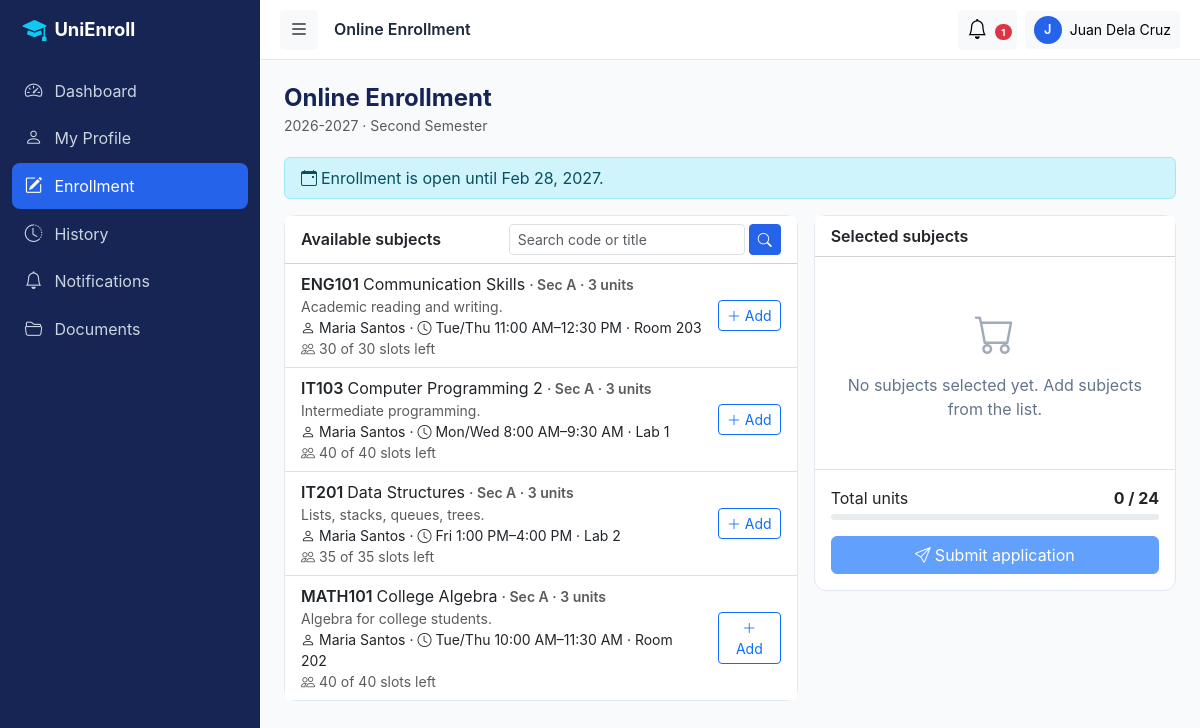
The page /student/enrollment.php (signed in) on the database its author committed.
### tables this page shows
CREATE TABLE semesters (
  id                INT UNSIGNED AUTO_INCREMENT PRIMARY KEY,
  academic_year_id  INT UNSIGNED NOT NULL,
  semester_no       TINYINT UNSIGNED NOT NULL,         
  name              VARCHAR(50) NOT NULL,
  start_date        DATE NOT NULL,
  end_date          DATE NOT NULL,
  enrollment_start  DATE NULL,
  enrollment_end    DATE NULL,
  max_units         TINYINT UNSIGNED NOT NULL DEFAULT 24,
  is_active         TINYINT(1) NOT NULL DEFAULT 0,
  created_at        TIMESTAMP NOT NULL DEFAULT CURRENT_TIMESTAMP,
  updated_at        TIMESTAMP NOT NULL DEFAULT CURRENT_TIMESTAMP ON UPDATE CURRENT_TIMESTAMP,
  UNIQUE KEY uq_semesters_ay_no (academic_year_id, semester_no),
  KEY idx_semesters_active (is_active),
  CONSTRAINT fk_semesters_ay FOREIGN KEY (academic_year_id)
    REFERENCES academic_years(id) ON UPDATE CASCADE ON DELETE CASCADE
);

CREATE TABLE academic_years (
  id         INT UNSIGNED AUTO_INCREMENT PRIMARY KEY,
  name       VARCHAR(20) NOT NULL,                     
  start_date DATE NOT NULL,
  end_date   DATE NOT NULL,
  is_active  TINYINT(1) NOT NULL DEFAULT 0,
  created_at TIMESTAMP NOT NULL DEFAULT CURRENT_TIMESTAMP,
  updated_at TIMESTAMP NOT NULL DEFAULT CURRENT_TIMESTAMP ON UPDATE CURRENT_TIMESTAMP,
  UNIQUE KEY uq_academic_years_name (name),
  CONSTRAINT chk_ay_dates CHECK (end_date > start_date)
);

CREATE TABLE subjects (
  id           INT UNSIGNED AUTO_INCREMENT PRIMARY KEY,
  course_id    INT UNSIGNED NOT NULL,
  semester_id  INT UNSIGNED NOT NULL,
  teacher_id   INT UNSIGNED NULL,
  section      VARCHAR(20) NOT NULL DEFAULT 'A',
  max_students SMALLINT UNSIGNED NOT NULL DEFAULT 40,
  status       ENUM('open','closed') NOT NULL DEFAULT 'open',
  created_at   TIMESTAMP NOT NULL DEFAULT CURRENT_TIMESTAMP,
  updated_at   TIMESTAMP NOT NULL DEFAULT CURRENT_TIMESTAMP ON UPDATE CURRENT_TIMESTAMP,
  UNIQUE KEY uq_subjects_offering (course_id, semester_id, section),
  KEY idx_subjects_semester (semester_id),
  KEY idx_subjects_teacher (teacher_id),
  CONSTRAINT fk_subjects_course FOREIGN KEY (course_id)
    REFERENCES courses(id) ON UPDATE CASCADE ON DELETE RESTRICT,
  CONSTRAINT fk_subjects_semester FOREIGN KEY (semester_id)
    REFERENCES semesters(id) ON UPDATE CASCADE ON DELETE RESTRICT,
  CONSTRAINT fk_subjects_teacher FOREIGN KEY (teacher_id)
    REFERENCES teachers(id) ON UPDATE CASCADE ON DELETE SET NULL
);

CREATE TABLE courses (
  id          INT UNSIGNED AUTO_INCREMENT PRIMARY KEY,
  program_id  INT UNSIGNED NULL,                       
  code        VARCHAR(20)  NOT NULL,
  title       VARCHAR(150) NOT NULL,
  description TEXT NULL,
  units       TINYINT UNSIGNED NOT NULL DEFAULT 3,
  year_level  TINYINT UNSIGNED NULL,
  status      ENUM('available','unavailable') NOT NULL DEFAULT 'available',
  created_at  TIMESTAMP NOT NULL DEFAULT CURRENT_TIMESTAMP,
  updated_at  TIMESTAMP NOT NULL DEFAULT CURRENT_TIMESTAMP ON UPDATE CURRENT_TIMESTAMP,
  UNIQUE KEY uq_courses_code (code),
  KEY idx_courses_program (program_id),
  CONSTRAINT fk_courses_program FOREIGN KEY (program_id)
    REFERENCES programs(id) ON UPDATE CASCADE ON DELETE SET NULL
);

### includes/functions.php (called while the page is built, shortened)
<?php
function e($value): string
{
    return htmlspecialchars((string)$value, ENT_QUOTES, 'UTF-8');
}
function clean(?string $value): string
{
    return trim(strip_tags((string)$value));
}
function format_date(?string $date, string $format = 'M d, Y'): string
{
    return $date ? date($format, strtotime($date)) : '—';
}
function get_active_semester(PDO $pdo): ?array
{
    $row = $pdo->query(
        'SELECT s.*, ay.name AS ay_name FROM semesters s
         JOIN academic_years ay ON ay.id = s.academic_year_id
         WHERE s.is_active = 1 ORDER BY s.id DESC LIMIT 1'
    )->fetch();
    return $row ?: null;
}
function format_time(string $t): string
{
    return date('g:i A', strtotime($t));
}
function schedule_summary(array $rows): array
{
    $groups = [];
    foreach ($rows as $r) {
        $key = $r['start_time'] . '|' . $r['end_time'] . '|' . ($r['room'] ?? '');
        $groups[$key]['days'][] = substr($r['day_of_week'], 0, 3);
        $groups[$key]['r'] = $r;
    }
    $out = [];
    foreach ($groups as $g) {
        $out[] = implode('/', $g['days']) . ' ' . format_time($g['r']['start_time']) . '–' . format_time($g['r']['end_time'])
               . (!empty($g['r']['room']) ? ' · ' . $g['r']['room'] : '');
    }
    return $out;
}

### includes/enrollment.php (called while the page is built, shortened)
<?php
function student_by_user(PDO $pdo, int $userId): ?array
{
    $s = $pdo->prepare('SELECT s.*, p.code AS program_code, p.name AS program_name, u.email, u.username
                        FROM students s JOIN programs p ON p.id = s.program_id JOIN users u ON u.id = s.user_id WHERE s.user_id = ?');
    $s->execute([$userId]);
    return $s->fetch() ?: null;
}
function subject_schedule_rows(PDO $pdo, array $subjectIds): array
{
    $subjectIds = array_values(array_unique(array_map('intval', $subjectIds)));
    if (!$subjectIds) return [];
    $ph = implode(',', array_fill(0, count($subjectIds), '?'));
    $s = $pdo->prepare("SELECT * FROM subject_schedules WHERE subject_id IN ($ph)
                        ORDER BY FIELD(day_of_week,'Monday','Tuesday','Wednesday','Thursday','Friday','Saturday','Sunday'), start_time");
    $s->execute($subjectIds);
    $out = [];
    foreach ($s->fetchAll() as $r) $out[$r['subject_id']][] = $r;
    return $out;
}
function enrollment_window(?array $sem): array
{
    $today = date('Y-m-d');
    $start = $sem['enrollment_start']; $end = $sem['enrollment_end'];
    return [true, $end ? 'Enrollment is open until ' . format_date($end) . '.' : 'Enrollment is open.'];
}

### includes/auth_check.php (called while the page is built, shortened)
<?php
function require_login(): array
{
    $pdo  = Database::getConnection();
    $stmt = $pdo->prepare('SELECT id, username, role, status FROM users WHERE id = ?');
    $stmt->execute([$_SESSION['user_id']]);
    $user = $stmt->fetch();
    $user['name'] = $_SESSION['display_name'] ?? $user['username'];
    return $user;
}
function require_role($roles): array
{
    $roles = (array)$roles;
    $user  = require_login();
        ?>
        <?php
    return $user;
}

### student/enrollment.php (the view, shortened to what this page needs)
<?php
require_once __DIR__ . '/../includes/auth_check.php';
require_once __DIR__ . '/../includes/enrollment.php';
$user = require_role('student');
$pdo  = Database::getConnection();
$me   = student_by_user($pdo, (int)$user['id']);
$sem  = get_active_semester($pdo);
[$open, $windowMsg] = enrollment_window($sem);
$canEnroll = $sem && $me['status'] === 'active';
$enr = null; $selected = [];
if ($sem) {
    $q = $pdo->prepare('SELECT * FROM enrollments WHERE student_id = ? AND semester_id = ?');
    $q->execute([$me['id'], $sem['id']]);
    $enr = $q->fetch() ?: null;
}
$status   = $enr['status'] ?? 'draft';
$editable = in_array($status, ['draft', 'rejected', 'cancelled'], true);
$selIds   = array_map('intval', array_column($selected, 'subject_id'));
$totalUnits = array_sum(array_column($selected, 'units'));
$maxUnits = (int)($sem['max_units'] ?? 24);
$available = []; $sched = [];
$search = clean($_GET['q'] ?? '');
if ($canEnroll && $open && $editable) {
    $sql = "SELECT sb.id, sb.section, sb.max_students, c.code, c.title, c.units, c.description, CONCAT(t.first_name, ' ', t.last_name) AS teacher_name,
                   (SELECT COUNT(*) FROM enrollment_details ed JOIN enrollments e ON e.id = ed.enrollment_id WHERE ed.subject_id = sb.id AND e.status = 'approved') AS taken
            FROM subjects sb JOIN courses c ON c.id = sb.course_id LEFT JOIN teachers t ON t.id = sb.teacher_id
            WHERE sb.semester_id = ? AND sb.status = 'open' AND c.status = 'available' AND (c.program_id IS NULL OR c.program_id = ?)";
    $params = [$sem['id'], $me['program_id']];
    $q = $pdo->prepare($sql . ' ORDER BY c.code, sb.section');
    $q->execute($params);
    $available = $q->fetchAll();
    $sched = subject_schedule_rows($pdo, array_column($available, 'id'));
}
$selSched = subject_schedule_rows($pdo, $selIds);
require_once __DIR__ . '/../includes/header.php';
?>
<div class="page-header"><div><h4>Online Enrollment</h4>
  <small class="text-muted"><?= $sem ? e($sem['ay_name'] . ' · ' . $sem['name']) : 'No active semester' ?></small></div>
  <?php if ($status === 'approved'): ?><a class="btn btn-outline-primary" href="enrollment-form.php?id=<?= (int)$enr['id'] ?>"><i class="bi bi-printer me-1"></i>Enrollment form</a><?php endif; ?></div>
<?php if (!$sem): ?>
  <div class="card"><div class="empty-state"><i class="bi bi-calendar-x"></i>There is no active semester right now. Please check back later.</div></div>
<?php else: ?>
  <?php if ($editable): ?><div class="alert alert-<?= $open ? 'info' : 'secondary' ?> py-2"><i class="bi bi-calendar-event me-1"></i><?= e($windowMsg) ?></div><?php endif; ?>
  <div class="row g-3">
    <?php if ($editable && $open && $canEnroll): ?>
    <div class="col-lg-7">
      <div class="card"><div class="card-header bg-white d-flex flex-wrap justify-content-between align-items-center gap-2"><span class="fw-semibold">Available subjects</span>
        <form method="get" class="d-flex gap-1"><input class="form-control form-control-sm" name="q" placeholder="Search code or title" value="<?= e($search) ?>"><button class="btn btn-sm btn-primary"><i class="bi bi-search"></i></button></form></div>
        <?php if (!$available): ?><div class="empty-state"><i class="bi bi-book"></i>No subjects available<?= $search ? ' for that search' : ' this semester' ?>.</div><?php else: ?>
        <div class="list-group list-group-flush">
        <?php foreach ($available as $s): $left = (int)$s['max_students'] - (int)$s['taken']; $picked = in_array((int)$s['id'], $selIds, true); $sum = schedule_summary($sched[$s['id']] ?? []); ?>
          <div class="list-group-item"><div class="d-flex justify-content-between gap-3">
            <div><div class="fw-semibold"><?= e($s['code']) ?> <span class="fw-normal"><?= e($s['title']) ?></span> <small class="text-muted">· Sec <?= e($s['section']) ?> · <?= (int)$s['units'] ?> units</small></div>
              <?php if ($s['description']): ?><div class="small text-muted"><?= e(mb_strimwidth($s['description'], 0, 110, '…')) ?></div><?php endif; ?>
              <div class="small"><i class="bi bi-person me-1"></i><?= e($s['teacher_name'] ?? 'TBA') ?>
                · <i class="bi bi-clock me-1"></i><?= $sum ? e(implode(' | ', $sum)) : 'TBA' ?></div>
              <div class="small <?= $left <= 0 ? 'text-danger' : 'text-muted' ?>"><i class="bi bi-people me-1"></i><?= max(0, $left) ?> of <?= (int)$s['max_students'] ?> slots left</div></div>
            <form method="post" class="align-self-center"><?= csrf_field() ?><input type="hidden" name="action" value="add"><input type="hidden" name="subject_id" value="<?= (int)$s['id'] ?>">
              <?php if ($picked): ?><button class="btn btn-sm btn-success" disabled><i class="bi bi-check-lg"></i> Added</button>
              <?php elseif ($left <= 0): ?><button class="btn btn-sm btn-outline-secondary" disabled>Full</button>
              <?php else: ?><button class="btn btn-sm btn-outline-primary"><i class="bi bi-plus-lg"></i> Add</button><?php endif; ?></form>
          </div></div>
        <?php endforeach; ?></div><?php endif; ?>
      </div>
    </div>
    <?php endif; ?>
    <div class="col-lg-<?= ($editable && $open && $canEnroll) ? '5' : '12' ?>">
      <div class="card"><div class="card-header bg-white fw-semibold">Selected subjects</div>
        <?php if (!$selected): ?><div class="empty-state"><i class="bi bi-cart"></i>No subjects selected yet.<?= $editable ? ' Add subjects from the list.' : '' ?></div><?php else: ?>
          <?php foreach ($selected as $s): $sum = schedule_summary($selSched[$s['subject_id']] ?? []); ?>
            <tr><td><div class="fw-semibold"><?= e($s['code']) ?> <small class="text-muted">· <?= e($s['section']) ?></small></div><small><?= e($s['title']) ?></small><div class="small text-muted"><?= e($s['teacher_name'] ?? 'TBA') ?></div></td>
              <td class="small"><?= $sum ? implode('<br>', array_map('e', $sum)) : 'TBA' ?></td><td><?= (int)$s['units'] ?></td>
              <?php if ($editable): ?><td class="text-end"><form method="post"><?= csrf_field() ?><input type="hidden" name="action" value="remove"><input type="hidden" name="detail_id" value="<?= (int)$s['detail_id'] ?>">
                <button class="btn btn-sm btn-outline-danger" title="Remove" <?= $open ? '' : 'disabled' ?>><i class="bi bi-x-lg"></i></button></form></td><?php endif; ?></tr>
          <?php endforeach; ?></tbody></table></div><?php endif; ?>
        <div class="card-body border-top">
          <div class="d-flex justify-content-between mb-1"><span>Total units</span><strong class="<?= $totalUnits > $maxUnits ? 'text-danger' : '' ?>"><?= (int)$totalUnits ?> / <?= $maxUnits ?></strong></div>
          <div class="progress mb-3" style="height:6px"><div class="progress-bar <?= $totalUnits > $maxUnits ? 'bg-danger' : '' ?>" style="width:<?= min(100, $maxUnits ? $totalUnits / $maxUnits * 100 : 0) ?>%"></div></div>
          <?php if ($editable): ?>
            <form method="post"><?= csrf_field() ?><input type="hidden" name="action" value="submit">
              <button class="btn btn-primary w-100" <?= ($selected && $open && $canEnroll) ? '' : 'disabled' ?>
                data-confirm="Submit your enrollment application for review?" data-confirm-class="btn-primary" data-confirm-label="Submit"><i class="bi bi-send me-1"></i>Submit application</button></form>
          <?php elseif ($status === 'pending'): ?>
            <form method="post"><?= csrf_field() ?><input type="hidden" name="action" value="cancel">
              <button class="btn btn-outline-danger w-100" data-confirm="Cancel your pending application?" data-confirm-label="Cancel application">Cancel application</button></form>
          <?php endif; ?>
        </div>
      </div>
    </div>
  </div>
<?php endif; ?>
<?php require_once __DIR__ . '/../includes/footer.php'; ?>

### assets/css/style.css (style rules this page uses)
:root { --navy: #172554; --royal: #2563EB; --cyan: #06B6D4; --bg: #F8FAFC; --card: #FFFFFF; --text: #1E293B; --muted: #64748B; --border: #E2E8F0; --success:#16A34A; --warning:#F59E0B; --danger: #DC2626; --radius: 12px; --sidebar-w: 260px; --transition: .2s ease; }
body { font-family: 'Inter', system-ui, -apple-system, 'Segoe UI', Roboto, sans-serif; background: var(--bg); color: var(--text); }
.card { border: 1px solid var(--border); border-radius: var(--radius); }
.btn-primary { background: var(--royal); border-color: var(--royal); }
.btn, .form-control, .form-select { transition: var(--transition); }
.empty-state { padding: 3rem 1rem; text-align: center; color: var(--muted); }
.empty-state i { font-size: 2.5rem; display: block; margin-bottom: .5rem; opacity: .6; }
.page-header { display: flex; flex-wrap: wrap; gap: .75rem; align-items: center; justify-content: space-between; margin-bottom: 1.25rem; }
.page-header h4 { margin: 0; color: var(--navy); font-weight: 700; }

### rows shown on the page
semesters: academic_year+name "2026-2027 · Second Semester", max_units "24"
subjects: course.code "ENG101", course.title "Communication Skills", section "A", course.units "3", course.description "Academic reading and writing.", teacher_name "Maria Santos", sum "Tue/Thu 11:00 AM–12:30 PM · Room 203", max_students "30", shows "Add"
subjects: course.code "IT103", course.title "Computer Programming 2", section "A", course.units "3", course.description "Intermediate programming.", teacher_name "Maria Santos", sum "Mon/Wed 8:00 AM–9:30 AM · Lab 1", max_students "40", shows "Add"
subjects: course.code "IT201", course.title "Data Structures", section "A", course.units "3", course.description "Lists, stacks, queues, trees.", teacher_name "Maria Santos", sum "Fri 1:00 PM–4:00 PM · Lab 2", max_students "35", shows "Add"
subjects: course.code "MATH101", course.title "College Algebra", section "A", course.units "3", course.description "Algebra for college students.", teacher_name "Maria Santos", sum "Tue/Thu 10:00 AM–11:30 AM · Room 202", max_students "40", shows "Add"

### other values the page prints
$label "Dashboard"
$label "My Profile"
$label "Enrollment"
$label "History"
$label "Notifications"
$label "Documents"
$pageTitle "Online Enrollment"
$_unread "1"
mb_substr($user['name'], 0, 1) "J"
$user['name'] "Juan Dela Cruz"
$windowMsg "Enrollment is open until Feb 28, 2027."
$totalUnits "0"
